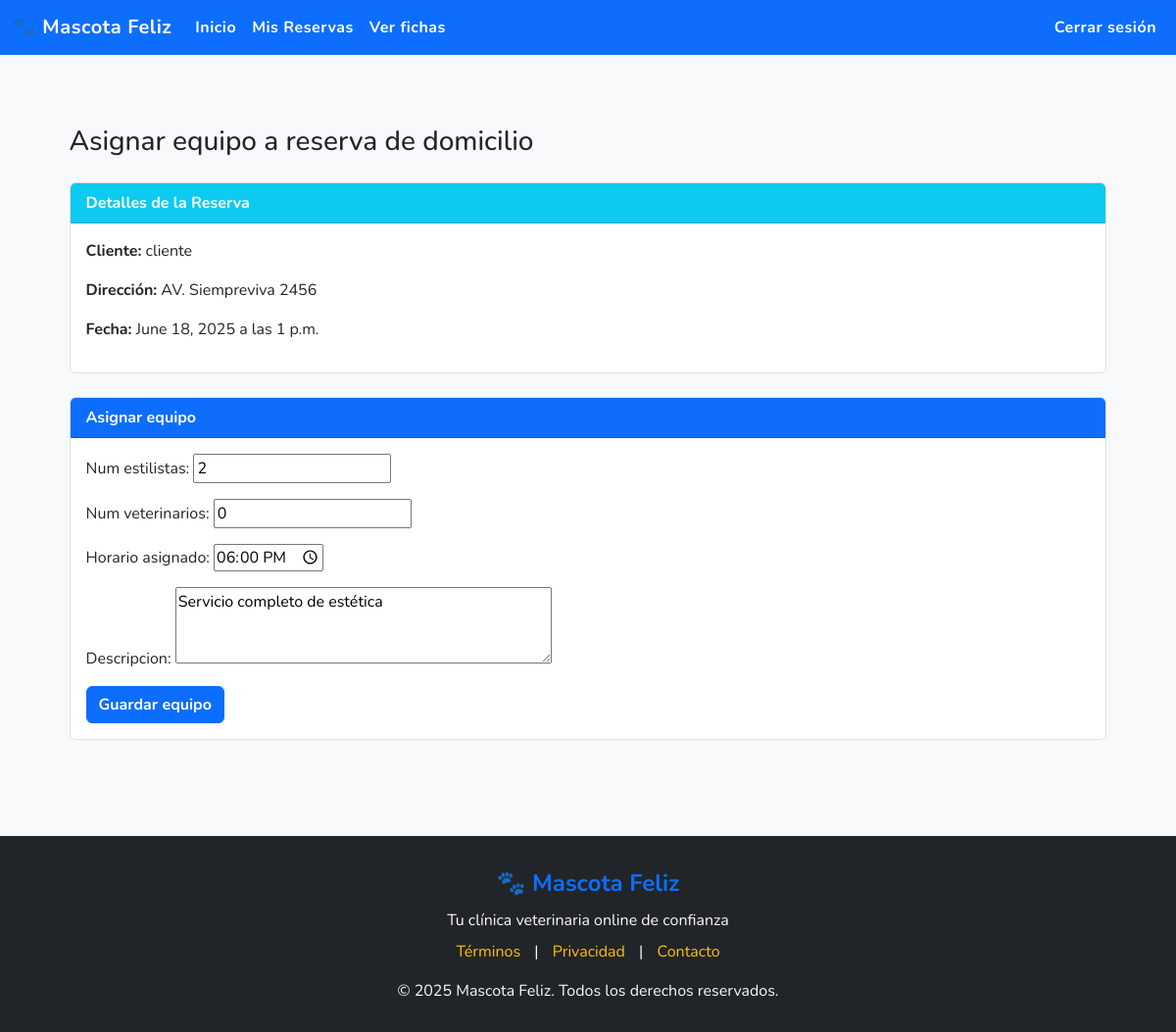
Screenshot of /reservas/2/equipo/ (signed in) with the database file from the repository.
### core/models.py (models this page shows, shortened)
class Reserva(models.Model):
    ESTADOS = [
        ('pendiente', 'Pendiente'),
        ('confirmada', 'Confirmada'),
        ('en_camino', 'En camino'),         # solo a domicilio
        ('en_espera', 'En espera'),         # solo presencial
        ('en_atencion', 'En atención'),
        ('finalizada', 'Finalizada'),
        ('cancelada', 'Cancelada'),
        ('no_asistio', 'No asistió'),
    ]
    TIPO_SERVICIO_CHOICES = [
        ('veterinario', 'Veterinario'),
        ('estetico', 'Estético'),
    ]
    TIPO_RESERVA_CHOICES = [
        ('presencial', 'Presencial'),
        ('domicilio', 'A domicilio'),
    ]
    cliente = models.ForeignKey(Usuario, on_delete=models.CASCADE, limit_choices_to={'tipo_usuario': 'cliente'})
    tipo_servicio = models.CharField(max_length=20, choices=TIPO_SERVICIO_CHOICES)
    tipo_reserva = models.CharField(max_length=20, choices=TIPO_RESERVA_CHOICES)
    direccion = models.CharField(max_length=255, blank=True, null=True)  # obligatoria si es a domicilio
    estado = models.CharField(max_length=20, choices=ESTADOS, default='pendiente')
    fecha_creacion = models.DateTimeField(auto_now_add=True)
    fecha = models.DateField()
    hora = models.TimeField()

class Usuario(AbstractUser):
    TIPOS = [
        ('operador', 'Operador de agenda'),
        ('cliente', 'Cliente'),
        ('recepcion', 'Recepción'),
        ('veterinario', 'Veterinario'),
        ('estilista', 'Estilista'),
        ('ventas', 'Vendedor'),
        ('administrador', 'Administrador'),
        ('ventas', 'Ventas'),
    ]
    tipo_usuario = models.CharField(max_length=20, choices=TIPOS, default='cliente')

class ServicioDomicilio(models.Model):
    reserva = models.OneToOneField(
        Reserva,
        on_delete=models.CASCADE,
        limit_choices_to={'tipo_reserva': 'domicilio'}
    )
    num_estilistas = models.PositiveSmallIntegerField(default=0)
    num_veterinarios = models.PositiveSmallIntegerField(default=0)
    descripcion = models.TextField(blank=True)
    horario_asignado = models.TimeField(null=True, blank=True)
    estado = models.CharField(max_length=50, default="pendiente")

### app/views.py (the view)
# urls.py: path('reservas/<int:reserva_id>/equipo/', views.asignar_equipo_domicilio, name='asignar_equipo_domicilio'),
@login_required
def asignar_equipo_domicilio(request, reserva_id):
    reserva = get_object_or_404(Reserva, id=reserva_id, tipo_reserva='domicilio')
    try:
        servicio = ServicioDomicilio.objects.get(reserva=reserva)
    except ServicioDomicilio.DoesNotExist:
        servicio = None
    if request.method == 'POST':
        form = ServicioDomicilioForm(request.POST, instance=servicio)
        if form.is_valid():
            nuevo_servicio = form.save(commit=False)
            nuevo_servicio.reserva = reserva
            nuevo_servicio.save()
            messages.success(request, "Equipo asignado correctamente.")
            return redirect('panel')
    else:
        form = ServicioDomicilioForm(instance=servicio)
    return render(request, 'pages/operador/crear_equipo_movil.html', {
        'reserva': reserva,
        'form': form
    })

### core/forms.py (shortened to what this page needs)
class ServicioDomicilioForm(forms.ModelForm):
    class Meta:
        model = ServicioDomicilio
        fields = ['num_estilistas', 'num_veterinarios', 'horario_asignado', 'descripcion']
        widgets = {
            'descripcion': forms.Textarea(attrs={'rows': 3}),
            'horario_asignado': forms.TimeInput(attrs={'type': 'time'}),
        }

### app/templates/pages/operador/crear_equipo_movil.html (shortened to what this page needs)
{% extends 'base/base.html' %}
{% block content %}
<div class="container mt-5 mb-5">
    <h3 class="mb-4">Asignar equipo a reserva de domicilio</h3>
    <div class="card mb-4">
        <div class="card-header bg-info text-white">
            Detalles de la Reserva
        </div>
        <div class="card-body">
            <p><strong>Cliente:</strong> {{ reserva.cliente.username }}</p>
            <p><strong>Dirección:</strong> {{ reserva.direccion }}</p>
            <p><strong>Fecha:</strong> {{ reserva.fecha }} a las {{ reserva.hora }}</p>
        </div>
    </div>
    <div class="card">
        <div class="card-header bg-primary text-white">
            Asignar equipo
        </div>
        <div class="card-body">
            <form method="POST">
                {{ form.as_p }}
                <button type="submit" class="btn btn-primary">Guardar equipo</button>
            </form>
        </div>
    </div>
</div>
{% endblock %}

### app/templates/base/base.html (style rules this page uses)
html, body { height: 100%; min-height: 100%; }
body { display: flex; flex-direction: column; min-height: 100vh; font-family: 'Nunito', sans-serif; background-color: #f8f9fa; color: #212529; }
.container { max-width: 96%; flex: 1 0 auto; }
.btn-primary, .btn-success { font-weight: 700; }
.card { background-color: #fff; border: 1px solid #dee2e6; }
.card-header, .table thead th { background-color: #0d6efd; color: #fff; font-weight: 700; }

### rows the page displays
Reserva: cliente.username "cliente", direccion "AV. Siempreviva 2456", fecha "June 18, 2025", hora "1 p.m."
ServicioDomicilio: num_estilistas "2", num_veterinarios "0", horario_asignado "18:00:00", descripcion "Servicio completo de estética"
